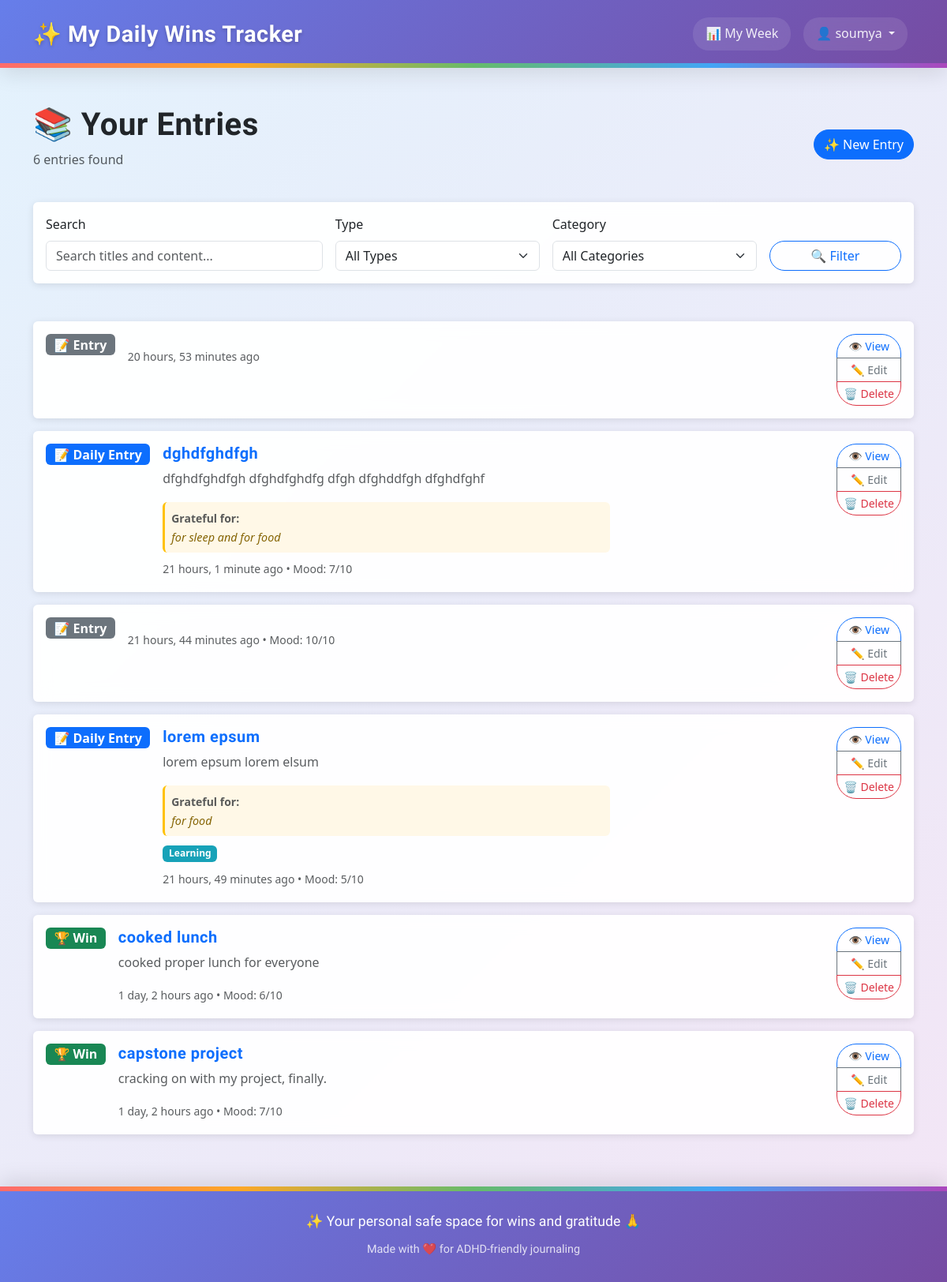
The app's page /entries/ (signed in), older data.
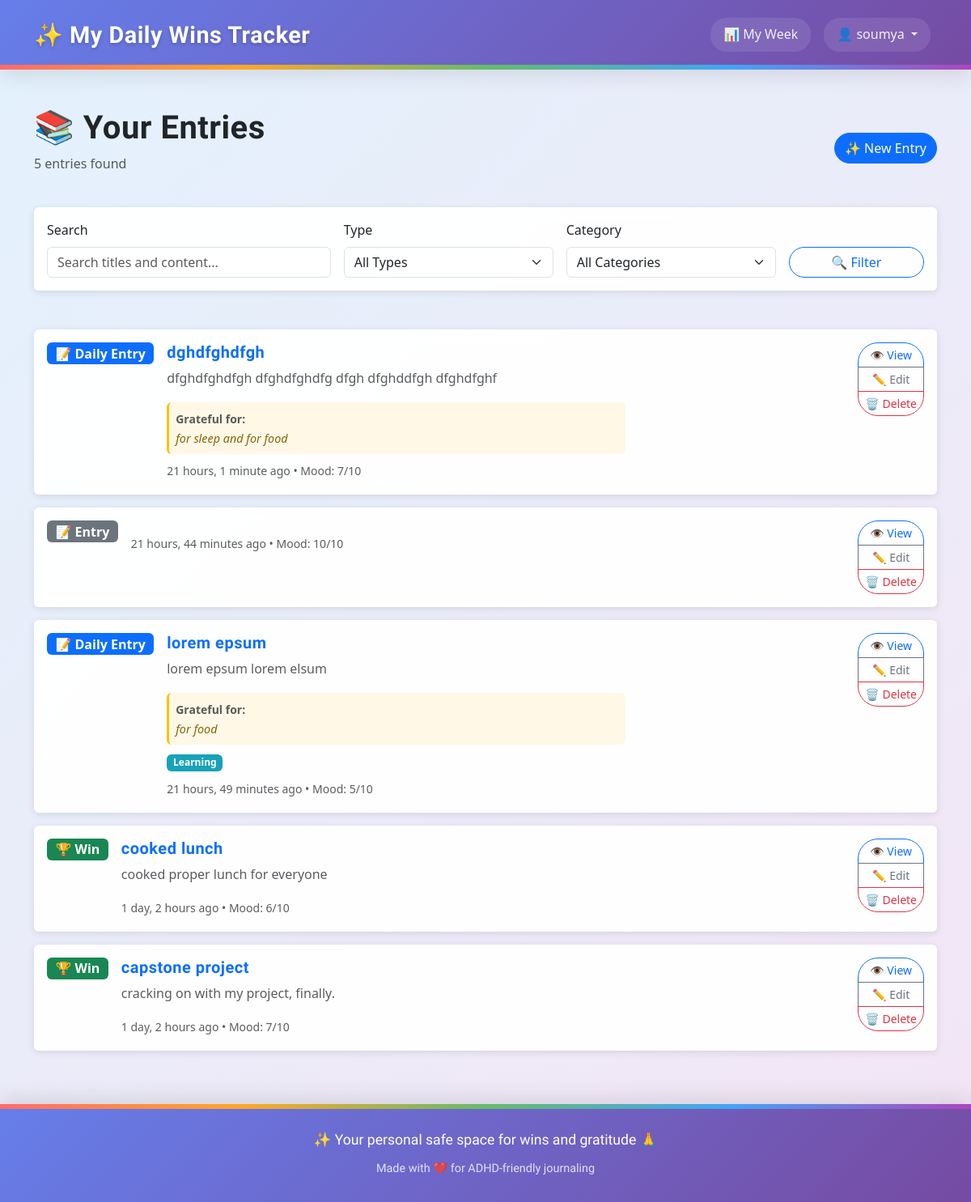
The same page, newer data.
### tracker/models.py (models this page shows, shortened)
class Entry(models.Model):
    class MoodChoice(models.IntegerChoices):
        TERRIBLE = 1, '😰 Terrible'
        BAD = 2, '😞 Bad'
        MEH = 3, '😐 Meh'
        OKAY = 4, '🙂 Okay'
        GOOD = 5, '😊 Good'
        GREAT = 6, '😄 Great'
        AMAZING = 7, '🤩 Amazing'
        FANTASTIC = 8, '🥳 Fantastic'
        INCREDIBLE = 9, '✨ Incredible'
        PERFECT = 10, '🌟 Perfect'
    user = models.ForeignKey(User, on_delete=models.CASCADE, related_name='entries')
    entry_date = models.DateField(help_text="The date this entry is for", null=True, blank=True)
    title = models.CharField(max_length=200, blank=True, help_text="Short title for your daily win")
    content = models.TextField(blank=True, help_text="Details about your daily wins")
    mood_rating = models.IntegerField(
        choices=MoodChoice.choices,
        null=True,
        blank=True,
        help_text="How was your mood today?"
    )
    gratitude_text = models.TextField(
        blank=True,
        help_text="Today I was grateful for..."
    )
    date_created = models.DateTimeField(auto_now_add=True)
    date_modified = models.DateTimeField(auto_now=True)
    is_private = models.BooleanField(default=True)
    categories = models.ManyToManyField(
        Category,
        blank=True,
        related_name='entries',
        help_text="Optional categories for this entry"
    )
    class Meta:
        verbose_name_plural = "Entries"
        ordering = ['-entry_date', '-date_created']
        constraints = [
            UniqueConstraint(
                fields=['user', 'entry_date'],
                name='unique_entry_per_user_per_day',
                violation_error_message='You can only have one entry per day.'
            ),
            models.CheckConstraint(
                name='mood_rating_valid_choice',
                check=models.Q(mood_rating__isnull=True) | models.Q(mood_rating__in=[1,2,3,4,5,6,7,8,9,10]),
                violation_error_message='Mood rating must be between 1 and 10.',
            )
        ]
        indexes = [
            models.Index(fields=['user', '-entry_date']),
            models.Index(fields=['user', 'entry_date']),  # For specific day lookups
            models.Index(fields=['mood_rating']),
        ]

class Category(models.Model):
    user = models.ForeignKey(User, on_delete=models.CASCADE, related_name='categories')
    name = models.CharField(max_length=100)
    color = models.CharField(
        max_length=7,
        default='#007bff',
        validators=[
            RegexValidator(
                regex='^#[0-9A-Fa-f]{6}$',
                message='Color must be a valid hex code (e.g., #007bff)'
            )
        ]
    )
    description = models.TextField(blank=True)
    date_created = models.DateTimeField(auto_now_add=True)
    class Meta:
        verbose_name_plural = "Categories"
        ordering = ['name']
        constraints = [
            UniqueConstraint(
                Lower('name'), 'user',
                name='unique_category_name_per_user',
                violation_error_message='You already have a category with this name (case-insensitive).'
            )
        ]
        indexes = [
            models.Index(fields=['user', 'name']),
            Index(Lower('name'), name='idx_category_lower_name'),  # Functional index for case-insensitive lookups
        ]

### tracker/views.py (the view)
# urls.py: path("entries/", views.entry_list, name="entry_list"),
@login_required
def entry_list(request):
    entries = Entry.objects.filter(user=request.user)
    entry_type_filter = request.GET.get('type')
    if entry_type_filter == 'win':
        entries = entries.exclude(content__exact='')
    elif entry_type_filter == 'gratitude':
        entries = entries.exclude(gratitude_text__exact='')
    category_filter = request.GET.get('category')
    if category_filter:
        try:
            category_id = int(category_filter)
            entries = entries.filter(categories__id=category_id)
        except (ValueError, TypeError):
            pass
    search_query = request.GET.get('search')
    if search_query:
        entries = entries.filter(
            Q(title__icontains=search_query) |
            Q(content__icontains=search_query)
        )
    entries = entries.distinct().order_by('-date_created')
    paginator = Paginator(entries, 10)  # 10 entries per page
    page_number = request.GET.get('page')
    page_obj = paginator.get_page(page_number)
    user_categories = Category.objects.filter(user=request.user)
    context = {
        'page_obj': page_obj,
        'entries': page_obj,  # For template compatibility
        'user_categories': user_categories,
        'current_filter': entry_type_filter,
        'current_category': category_filter,
        'search_query': search_query or '',
        'total_count': entries.count(),
    }
    return render(request, 'tracker/entry_list.html', context)

### templates/tracker/entry_list.html (shortened to what the changed rows need)
{% extends "base.html" %}
{% block content %}
<div class="row">
    <div class="col-md-12">
        <div class="d-flex justify-content-between align-items-center mb-4">
            <div>
                <h1>📚 Your Entries</h1>
                <p class="text-muted">
                    {% if total_count %}
                        {{ total_count }} entr{{ total_count|pluralize:"y,ies" }} found
                    {% else %}
                        No entries yet
                    {% endif %}
                </p>
            </div>
        </div>
    </div>
</div>
<div class="row">
    <div class="col-md-12">
        {% if entries %}
            {% for entry in entries %}
                <div class="card mb-3">
                    <div class="card-body">
                        <div class="row">
                            <div class="col-md-8">
                                <div class="d-flex align-items-start">
                                    <div class="me-3">
                                        {% if entry.content and entry.gratitude_text %}
                                            <span class="badge bg-primary fs-6">📝 Daily Entry</span>
                                        {% elif entry.content %}
                                            <span class="badge bg-success fs-6">🏆 Win</span>
                                        {% elif entry.gratitude_text %}
                                            <span class="badge bg-info fs-6">🙏 Gratitude</span>
                                        {% else %}
                                            <span class="badge bg-secondary fs-6">📝 Entry</span>
                                        {% endif %}
                                    </div>
                                    <div class="flex-grow-1">
                                        <h5 class="card-title mb-2">
                                            <a href="{% url 'entry_detail' entry.pk %}" class="text-decoration-none">
                                                {{ entry.title }}
                                            </a>
                                        </h5>
                                        <p class="card-text text-muted">
                                            {% if entry.content %}
                                                {{ entry.content|truncatewords:30 }}
                                            {% endif %}
                                        </p>
                                        {% if entry.gratitude_text %}
                                            <div class="p-2 mb-2" style="background: #fff8e7; border-radius: 6px; border-left: 3px solid #ffc107;">
                                                <small class="text-muted"><strong>Grateful for:</strong></small>
                                                <p class="card-text mb-0" style="font-style: italic; color: #856404; font-size: 0.9rem;">
                                                    {{ entry.gratitude_text|truncatewords:20 }}
                                                </p>
                                            </div>
                                        {% endif %}
                                        {% if entry.categories.all %}
                                            <div class="mb-2">
                                                {% for category in entry.categories.all %}
                                                    <span class="badge me-1" style="background-color: {{ category.color }};">
                                                        {{ category.name }}
                                                    </span>
                                                {% endfor %}
                                            </div>
                                        {% endif %}
                                        <small class="text-muted">
                                            {{ entry.date_created|timesince }} ago
                                            {% if entry.mood_rating %}
                                                • Mood: {{ entry.mood_rating }}/10
                                            {% endif %}
                                        </small>
                                    </div>
                                </div>
                            </div>
                            <div class="col-md-4 text-end">
                                <div class="btn-group-vertical btn-group-sm" role="group">
                                    <a href="{% url 'entry_detail' entry.pk %}" class="btn btn-outline-primary">
                                        👁️ View
                                    </a>
                                    <a href="{% url 'entry_edit' entry.pk %}" class="btn btn-outline-secondary">
                                        ✏️ Edit
                                    </a>
                                    <button type="button" class="btn btn-outline-danger" onclick="deleteEntry({{ entry.pk }})">
                                        🗑️ Delete
                                    </button>
                                </div>
                            </div>
                        </div>
                    </div>
                </div>
            {% endfor %}
        {% endif %}
    </div>
</div>
{% endblock %}

Row changes from the older to the newer data that the page shows:
removed Entry: content "📝 Entry", date_created "20 hours, 53 minutes"
Text that changed along with them:
{{ total_count }}: "6" → "5"
